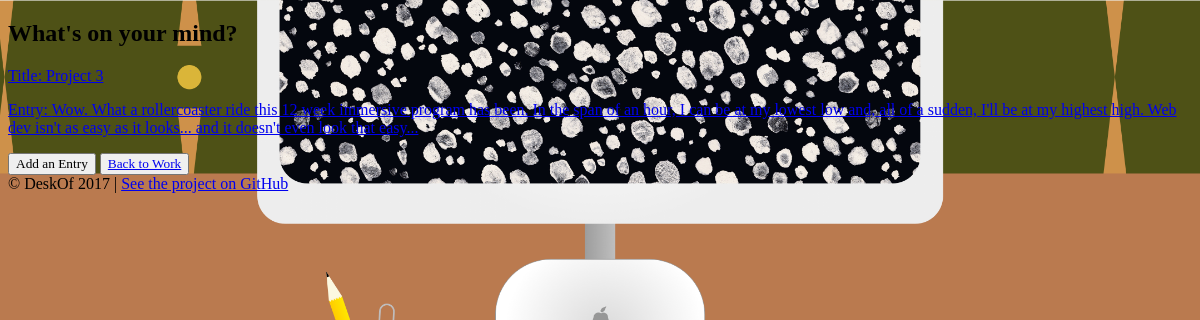
The page /journal/ on the database its author committed.
### main_app/models.py (models this page shows)
class Journal(models.Model):
    title = models.CharField(max_length=100)
    entry = models.CharField(max_length=500)

### main_app/views.py (the view)
# urls.py: url(r'^journal/$', views.index_journal),
def index_journal(request):
    journals = Journal.objects.all()
    form = JournalForm()
    return render(request, 'journal-index.html', {'journals':journals, 'form':form})

### main_app/templates/journal-index.html (shortened to what this page needs)
{% extends 'base.html' %}
{% load staticfiles %}
{% block content %}
    <h2>What's on your mind?</h2>
    {% for journal in journals %}
      <a href="/journal/{{journal.id}}">
        <p>Title: {{ journal.title }}</p>
        <p>Entry: {{ journal.entry }}</p>
      </a>
    {% endfor %}
    <button id="myBtn">Add an Entry</button>
    <button type="button" name="button"><a href="/">Back to Work</a></button>
{% endblock %}

### main_app/static/style.css (style rules this page uses)
* { font-family: avenir; }
html { background: url(images/profile-desk.png) no-repeat center center fixed; -webkit-background-size: cover; -moz-background-size: cover; -o-background-size: cover; background-size: cover; }
body { background-color: initial; }

### rows shown on the page
Journal: title "Project 3", entry "Wow. What a rollercoaster ride this 12 week immersive program has been. In the span of an hour, I can be at my lowest low and, all of a sudden, I'll be at my highest high. Web dev isn't as easy as it looks... and it doesn't even look that easy..."
